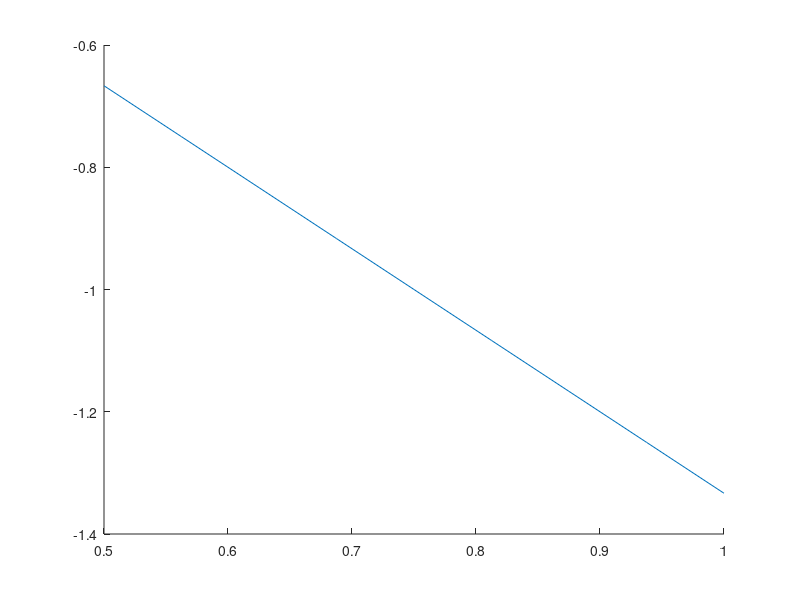

Recreate this plot in MATLAB. (Note: this script raises an error after producing the figure.)
%
% PD Region for Np   = 3;  Nd   = 4;
% w/CPA
%
% Clear all variables and screen
clear
clf
% Define the number of bits (input Dividend)
n = 4;
%
% Define Divisor Range
% Normalized Floating Point [Dmin,Dmax] = [1,2]
% Normalized Fixed Point    [Dmin, Dmax] =[1/2,1]
%
Dminimum = 1.0/2;
Dmaximum = 2.0/2;
% Define an ulp
ulp = 2^(-n);
% radix = beta
beta  = 4;
% rho = redundancy factor -> SHOULD ALWAYS BE >= THAN 1/2
%
% SD representations have alpha < beta - 1
%
% alpha = ceil(beta/2)  minimially redundant  
% alpha = beta -1       maximally redundant (rho = 1)
% alpha = (beta-1)/2    nonredundant
% alpha > beta - 1      over-redundant
% 
rho = 2/3;
% Calculation of max digit set
alpha = rho*(beta-1);
% Da contains digit set
q = [];
for i = -alpha:alpha
  q = [q; i];
end
% 4r(i-1)/D values
hold on
% figure(1)
grid off
for i = 1:length(q)
  x = -rho+q(i):ulp:rho+q(i);
  % Plot redundancy (overlap) Positive
  z = [rho+q(i),rho+q(i)];
  y = [x(length(x))-q(i),0];
  % Plot redundancy (overlap) Negative
  if (i ~= length(q))
    w = [-rho+q(i+1)-q(i+1),0];
    u = [-rho+q(i+1),-rho+q(i+1)];
    % plot(u,w,'b')
  end
  % plot(x,x-q(i))
  % plot(z,y,'r')

end
% title('Robertson Diagram for Radix-4 SRT Divison')

Np   = 3;
Nd   = 4;
Dmin = Dminimum;
Dmax = Dmaximum;
ulpd = 2^(-Nd);
ulpp = 2^(-Np);

%
% Plot Atkins P-D plot
% Normalized Floating Point [Dmin,Dmax] = [1,2]
% Normalized Fixed Point    [Dmin, Dmax] =[1/2,1]
%
Dmin = Dminimum;
Dmax = Dmaximum;
for i = 1:length(q)
  D = Dmin:ulp:Dmax;
  P1 = (rho+q(i))*D;
  P2 = (-rho+q(i))*D;
  hold on
  p1 = plot(D,P1);
  p1.Color = '#0000ff';
  p2 = plot(D,P2);
  p2.Color = '#ff0000';
  axis([Dmin Dmax -beta*rho*Dmaximum beta*rho*Dmaximum])
  xticks(D)
  p1.LineWidth = 2.0;
  p2.LineWidth = 2.0;
end

% Let's make x/y axis binary
j = [];
for i=1:length(D)
    j = [j disp_bin(D(i), 1, 4)];
end
yk = [];
yk2 = [];
for i=-2.5:0.5:2.5;
    yk = [yk disp_bin(i, 3, 3)];
    yk2 = [yk2 i];
end
xtickangle(90)
xticklabels(j)
yticklabels(yk)

% Let's draw allow points on PD plot
% Positive Portions
index = 1;
i = 0:ulpp:rho*beta*Dmaximum;
for j = Dmin:ulpd:Dmax
  plot(j*ones(1,length(i)),i,'k')
end

j = Dmin:ulpd:Dmax;
for i = 0:ulpp:rho*beta*Dmaximum
  plot(j,i*ones(length(j)),'k')
end

% Negative Portions
index = 1;
i = 0:-ulpp:rho*-beta*Dmaximum;
for j = Dmin:ulpd:Dmax
  plot(j*ones(1,length(i)),i,'k')
end

j = Dmin:ulpd:Dmax;
for i = 0:-ulpp:-rho*beta*Dmaximum
  plot(j,i*ones(length(j)),'k')
end

% Labels and Printing
xlh = xlabel(['Divisor (d)']);
%xlh.FontSize = 18;
xlh.Position(2) = xlh.Position(2) - 0.1;
ylh = ylabel(['P = 4 \cdot w_i']);
ylh.Position(1) = ylh.Position(1)-0.02;
%ylh.FontSize = 18;

% Containment Values (placed manually although not bad)
m2 = [3/4 7/8 1.0 1.0 5/4 5/4 5/4 3/2 3/2];
m1 = [1/4 1/4 1/4 1/4 1/2 1/2 1/2 1/2 1/2];
m0 = [-1/4 -1/4 -1/4 -1/4 -1/2 -1/2 -1/2 -1/2 -1/2];
m1b = [-3/4 -7/8 -1 -1 -5/4 -5/4 -5/4 -3/2 -3/2];
x2 = Dmin:ulpd:Dmax;
s2 = stairs(x2, m2);
s2.Color = '#8f08d1';
s2.LineWidth = 3.0;
%s2.LineStyle = '--';
s1 = stairs(x2, m1);
s1.Color = '#8f08d1';
s1.LineWidth = 3.0;
s0 = stairs(x2, m0);
s0.Color = '#8f08d1';
s0.LineWidth = 3.0;
s1b = stairs(x2, m1b);
s1b.Color = '#8f08d1';
s1b.LineWidth = 3.0;

% Place manually Quotient (ugh)
j = Dmin+ulpd/2:ulpd:Dmax;
i = rho*beta*Dmaximum-ulpp*3/4:-ulpp:-rho*beta*Dmaximum;
text(j(1), i(1), '2')
text(j(1), i(2), '2')
text(j(1), i(3), '2')
text(j(1), i(4), '2')
text(j(1), i(5), '2')
text(j(1), i(6), '2')
text(j(1), i(7), '2')
text(j(1), i(8), '2')
text(j(1), i(9), '2')
text(j(1), i(10), '2')
text(j(1), i(11), '2')
text(j(1), i(12), '2')
text(j(1), i(13), '2')
text(j(1), i(14), '2')
text(j(1), i(15), '2')
text(j(1), i(16), '1')
text(j(1), i(17), '1')
text(j(1), i(18), '1')
text(j(1), i(19), '1')
text(j(1), i(20), '0')
text(j(1), i(21), '0')
text(j(1), i(22), '0')
text(j(1), i(23), '0')
text(j(1), i(24), '-1')
text(j(1), i(25), '-1')
text(j(1), i(26), '-1')
text(j(1), i(27), '-1')
text(j(1), i(28), '-2')
text(j(1), i(29), '-2')
text(j(1), i(30), '-2')
text(j(1), i(31), '-2')
text(j(1), i(32), '-2')
text(j(1), i(33), '-2')
text(j(1), i(34), '-2')
text(j(1), i(35), '-2')
text(j(1), i(36), '-2')
text(j(1), i(37), '-2')
text(j(1), i(38), '-2')
text(j(1), i(39), '-2')
text(j(1), i(40), '-2')
text(j(1), i(41), '-2')
text(j(1), i(42), '-2')

text(j(2), i(1), '2')
text(j(2), i(2), '2')
text(j(2), i(3), '2')
text(j(2), i(4), '2')
text(j(2), i(5), '2')
text(j(2), i(6), '2')
text(j(2), i(7), '2')
text(j(2), i(8), '2')
text(j(2), i(9), '2')
text(j(2), i(10), '2')
text(j(2), i(11), '2')
text(j(2), i(12), '2')
text(j(2), i(13), '2')
text(j(2), i(14), '2')
text(j(2), i(15), '1')
text(j(2), i(16), '1')
text(j(2), i(17), '1')
text(j(2), i(18), '1')
text(j(2), i(19), '1')
text(j(2), i(20), '0')
text(j(2), i(21), '0')
text(j(2), i(22), '0')
text(j(2), i(23), '0')
text(j(2), i(24), '-1')
text(j(2), i(25), '-1')
text(j(2), i(26), '-1')
text(j(2), i(27), '-1')
text(j(2), i(28), '-1')
text(j(2), i(29), '-2')
text(j(2), i(30), '-2')
text(j(2), i(31), '-2')
text(j(2), i(32), '-2')
text(j(2), i(33), '-2')
text(j(2), i(34), '-2')
text(j(2), i(35), '-2')
text(j(2), i(36), '-2')
text(j(2), i(37), '-2')
text(j(2), i(38), '-2')
text(j(2), i(39), '-2')
text(j(2), i(40), '-2')
text(j(2), i(41), '-2')
text(j(2), i(42), '-2')

text(j(3), i(1), '2')
text(j(3), i(2), '2')
text(j(3), i(3), '2')
text(j(3), i(4), '2')
text(j(3), i(5), '2')
text(j(3), i(6), '2')
text(j(3), i(7), '2')
text(j(3), i(8), '2')
text(j(3), i(9), '2')
text(j(3), i(10), '2')
text(j(3), i(11), '2')
text(j(3), i(12), '2')
text(j(3), i(13), '2')
text(j(3), i(14), '1')
text(j(3), i(15), '1')
text(j(3), i(16), '1')
text(j(3), i(17), '1')
text(j(3), i(18), '1')
text(j(3), i(19), '1')
text(j(3), i(20), '0')
text(j(3), i(21), '0')
text(j(3), i(22), '0')
text(j(3), i(23), '0')
text(j(3), i(24), '-1')
text(j(3), i(25), '-1')
text(j(3), i(26), '-1')
text(j(3), i(27), '-1')
text(j(3), i(28), '-1')
text(j(3), i(29), '-1')
text(j(3), i(30), '-2')
text(j(3), i(31), '-2')
text(j(3), i(32), '-2')
text(j(3), i(33), '-2')
text(j(3), i(34), '-2')
text(j(3), i(35), '-2')
text(j(3), i(36), '-2')
text(j(3), i(37), '-2')
text(j(3), i(38), '-2')
text(j(3), i(39), '-2')
text(j(3), i(40), '-2')
text(j(3), i(41), '-2')
text(j(3), i(42), '-2')

text(j(4), i(1), '2')
text(j(4), i(2), '2')
text(j(4), i(3), '2')
text(j(4), i(4), '2')
text(j(4), i(5), '2')
text(j(4), i(6), '2')
text(j(4), i(7), '2')
text(j(4), i(8), '2')
text(j(4), i(9), '2')
text(j(4), i(10), '2')
text(j(4), i(11), '2')
text(j(4), i(12), '2')
text(j(4), i(13), '2')
text(j(4), i(14), '1')
text(j(4), i(15), '1')
text(j(4), i(16), '1')
text(j(4), i(17), '1')
text(j(4), i(18), '1')
text(j(4), i(19), '1')
text(j(4), i(20), '0')
text(j(4), i(21), '0')
text(j(4), i(22), '0')
text(j(4), i(23), '0')
text(j(4), i(24), '-1')
text(j(4), i(25), '-1')
text(j(4), i(26), '-1')
text(j(4), i(27), '-1')
text(j(4), i(28), '-1')
text(j(4), i(29), '-1')
text(j(4), i(30), '-2')
text(j(4), i(31), '-2')
text(j(4), i(32), '-2')
text(j(4), i(33), '-2')
text(j(4), i(34), '-2')
text(j(4), i(35), '-2')
text(j(4), i(36), '-2')
text(j(4), i(37), '-2')
text(j(4), i(38), '-2')
text(j(4), i(39), '-2')
text(j(4), i(40), '-2')
text(j(4), i(41), '-2')
text(j(4), i(42), '-2')

text(j(5), i(1), '2')
text(j(5), i(2), '2')
text(j(5), i(3), '2')
text(j(5), i(4), '2')
text(j(5), i(5), '2')
text(j(5), i(6), '2')
text(j(5), i(7), '2')
text(j(5), i(8), '2')
text(j(5), i(9), '2')
text(j(5), i(10), '2')
text(j(5), i(11), '2')
text(j(5), i(12), '1')
text(j(5), i(13), '1')
text(j(5), i(14), '1')
text(j(5), i(15), '1')
text(j(5), i(16), '1')
text(j(5), i(17), '1')
text(j(5), i(18), '0')
text(j(5), i(19), '0')
text(j(5), i(20), '0')
text(j(5), i(21), '0')
text(j(5), i(22), '0')
text(j(5), i(23), '0')
text(j(5), i(24), '0')
text(j(5), i(25), '0')
text(j(5), i(26), '-1')
text(j(5), i(27), '-1')
text(j(5), i(28), '-1')
text(j(5), i(29), '-1')
text(j(5), i(30), '-1')
text(j(5), i(31), '-1')
text(j(5), i(32), '-2')
text(j(5), i(33), '-2')
text(j(5), i(34), '-2')
text(j(5), i(35), '-2')
text(j(5), i(36), '-2')
text(j(5), i(37), '-2')
text(j(5), i(38), '-2')
text(j(5), i(39), '-2')
text(j(5), i(40), '-2')
text(j(5), i(41), '-2')
text(j(5), i(42), '-2')

text(j(6), i(1), '2')
text(j(6), i(2), '2')
text(j(6), i(3), '2')
text(j(6), i(4), '2')
text(j(6), i(5), '2')
text(j(6), i(6), '2')
text(j(6), i(7), '2')
text(j(6), i(8), '2')
text(j(6), i(9), '2')
text(j(6), i(10), '2')
text(j(6), i(11), '2')
text(j(6), i(12), '1')
text(j(6), i(13), '1')
text(j(6), i(14), '1')
text(j(6), i(15), '1')
text(j(6), i(16), '1')
text(j(6), i(17), '1')
text(j(6), i(18), '0')
text(j(6), i(19), '0')
text(j(6), i(20), '0')
text(j(6), i(21), '0')
text(j(6), i(22), '0')
text(j(6), i(23), '0')
text(j(6), i(24), '0')
text(j(6), i(25), '0')
text(j(6), i(26), '-1')
text(j(6), i(27), '-1')
text(j(6), i(28), '-1')
text(j(6), i(29), '-1')
text(j(6), i(30), '-1')
text(j(6), i(31), '-1')
text(j(6), i(32), '-2')
text(j(6), i(33), '-2')
text(j(6), i(34), '-2')
text(j(6), i(35), '-2')
text(j(6), i(36), '-2')
text(j(6), i(37), '-2')
text(j(6), i(38), '-2')
text(j(6), i(39), '-2')
text(j(6), i(40), '-2')
text(j(6), i(41), '-2')
text(j(6), i(42), '-2')

text(j(7), i(1), '2')
text(j(7), i(2), '2')
text(j(7), i(3), '2')
text(j(7), i(4), '2')
text(j(7), i(5), '2')
text(j(7), i(6), '2')
text(j(7), i(7), '2')
text(j(7), i(8), '2')
text(j(7), i(9), '2')
text(j(7), i(10), '2')
text(j(7), i(11), '2')
text(j(7), i(12), '1')
text(j(7), i(13), '1')
text(j(7), i(14), '1')
text(j(7), i(15), '1')
text(j(7), i(16), '1')
text(j(7), i(17), '1')
text(j(7), i(18), '0')
text(j(7), i(19), '0')
text(j(7), i(20), '0')
text(j(7), i(21), '0')
text(j(7), i(22), '0')
text(j(7), i(23), '0')
text(j(7), i(24), '0')
text(j(7), i(25), '0')
text(j(7), i(26), '-1')
text(j(7), i(27), '-1')
text(j(7), i(28), '-1')
text(j(7), i(29), '-1')
text(j(7), i(30), '-1')
text(j(7), i(31), '-1')
text(j(7), i(32), '-2')
text(j(7), i(33), '-2')
text(j(7), i(34), '-2')
text(j(7), i(35), '-2')
text(j(7), i(36), '-2')
text(j(7), i(37), '-2')
text(j(7), i(38), '-2')
text(j(7), i(39), '-2')
text(j(7), i(40), '-2')
text(j(7), i(41), '-2')
text(j(7), i(42), '-2')

text(j(8), i(1), '2')
text(j(8), i(2), '2')
text(j(8), i(3), '2')
text(j(8), i(4), '2')
text(j(8), i(5), '2')
text(j(8), i(6), '2')
text(j(8), i(7), '2')
text(j(8), i(8), '2')
text(j(8), i(9), '2')
text(j(8), i(10), '1')
text(j(8), i(11), '1')
text(j(8), i(12), '1')
text(j(8), i(13), '1')
text(j(8), i(14), '1')
text(j(8), i(15), '1')
text(j(8), i(16), '1')
text(j(8), i(17), '1')
text(j(8), i(18), '0')
text(j(8), i(19), '0')
text(j(8), i(20), '0')
text(j(8), i(21), '0')
text(j(8), i(22), '0')
text(j(8), i(23), '0')
text(j(8), i(24), '0')
text(j(8), i(25), '0')
text(j(8), i(26), '-1')
text(j(8), i(27), '-1')
text(j(8), i(28), '-1')
text(j(8), i(29), '-1')
text(j(8), i(30), '-2')
text(j(8), i(31), '-2')
text(j(8), i(32), '-2')
text(j(8), i(33), '-2')
text(j(8), i(34), '-2')
text(j(8), i(35), '-2')
text(j(8), i(36), '-2')
text(j(8), i(37), '-2')
text(j(8), i(38), '-2')
text(j(8), i(39), '-2')
text(j(8), i(40), '-2')
text(j(8), i(41), '-2')
text(j(8), i(42), '-2')

print -dpng pd_cpa.png





